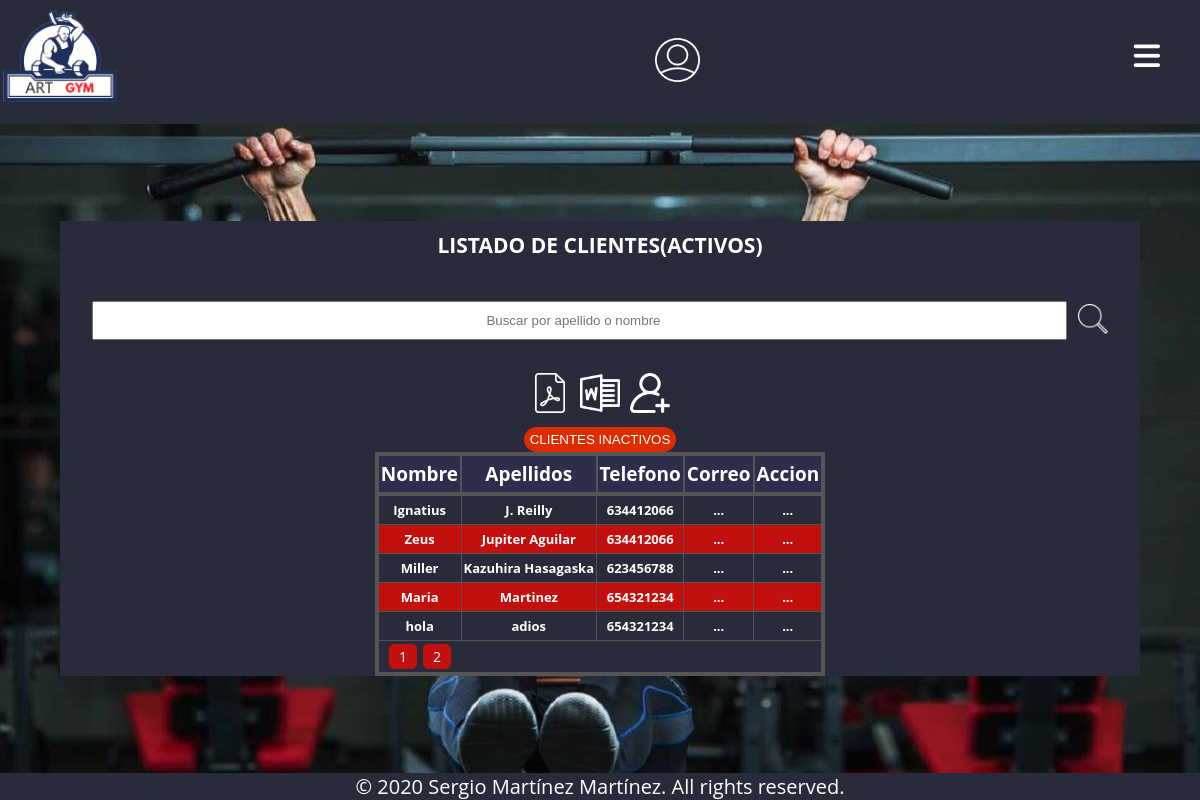
/clientes/verClientes.php, run on the app's committed database.
### tables this page shows
CREATE TABLE `clientes` (
  `CodigoCliente` int(10) NOT NULL,
  `Nombre` varchar(30) NOT NULL,
  `Apellidos` varchar(30) NOT NULL,
  `Domicilio` varchar(40) DEFAULT NULL,
  `Poblacion` varchar(20) NOT NULL,
  `CorreoElectronico` varchar(50) NOT NULL,
  `Telefono` int(9) NOT NULL,
  `Observaciones` text NOT NULL,
  `Peso` decimal(10,2) DEFAULT NULL,
  `Altura` decimal(10,2) NOT NULL,
  `MasaCorporal` int(11) NOT NULL,
  `Edad` int(3) NOT NULL,
  `ActividadFisica` varchar(30) NOT NULL,
  `Lesiones` text NOT NULL,
  `Activo` tinyint(1) NOT NULL
);

### BBDD/ClientesBBDD.php (the view, shortened to what this page needs)
    <?php
function verClientes($estado)
{
    $conexion = conectarUsuarios();
    $CantidadMostrar = 5;
    $compag = (int) (!isset($_GET['pag'])) ? 1 : $_GET['pag'];
    $TotalReg = $conexion->query("SELECT * FROM clientes");
    $TotalRegistro  = ceil($TotalReg->num_rows / $CantidadMostrar);
    $select_cliente = "SELECT * from clientes where Activo = $estado LIMIT " . (($compag - 1) * $CantidadMostrar) . ",$CantidadMostrar ";
    $resultado = $conexion->query($select_cliente);
    $contador = 0;
    while ($fila = $resultado->fetch_array()) {
        $contador++;
    ?>
        <div class="divTableRow">
            <div class="divTableCelda"><?php echo "${fila['Nombre']}"; ?></div>
            <div class="divTableCelda"><?php echo "${fila['Apellidos']}"; ?></div>
            <div class="divTableCelda"><?php echo "${fila['Telefono']}"; ?></div>
            <div class="divTableCelda">
                <label for="eChkUsuario<?php echo $contador ?>" class="tresbotones">...</label>
            </div>
            <div class="divTableCelda">
                <div class="boton">
                    <label for="eChkBotones<?php echo $contador ?>" class="tresbotones">...</label>
                </div>
            </div>
        </div>
    <?php
    }
    ?>
    <div class="paginas">
        <div class="botonesPaginas">
            <div class="links">
            <?php
            $Desde = $compag - (ceil($CantidadMostrar / 2) - 1);
            $Hasta = $compag + (ceil($CantidadMostrar / 2) - 1);
            $Desde = ($Desde < 1) ? 1 : $Desde;
            $Hasta = ($Hasta < $CantidadMostrar) ? $CantidadMostrar : $Hasta;
            for ($i = $Desde; $i <= $Hasta; $i++) {
                if ($i <= $TotalRegistro) {
                    if ($i == $compag) {
                        echo "<a href=\"?pag=" . $i . "\">" . $i . "</a>";
                    } else {
                        echo "<a href=\"?pag=" . $i . "\">" . $i . "</a>";
                    }
                }
            }
            ?>
            </div>
        </div>
    </div>
    <?php
}
    ?>

### css/estilos_xs.css (style rules this page uses)
:root { font-family: 'Open Sans', sans-serif; font-size: 14px; --color-oscuro: #292A3A; }
* { margin: 0; padding: 0; box-sizing: border-box; }
body { min-height: 100vh; height: 100vh; width: 100vw; display: grid; grid-template-areas: "header header" "main main" "footer footer"; grid-template-columns: auto 1fr auto; grid-template-rows: auto 1fr auto; }
html { min-height: 100%; }
a { text-decoration: none; color: white; }
.divTableRow { display: table-row; }
.divTableCelda, .divTableCabeza { display: table-cell; }
.divTable.cliente .divTableCelda, .divTable.cliente .divTableCabeza { border: 1px solid #555555; padding: 5px 2px; }
.divTable.cliente .divTableBody .divTableCelda { font-size: 13px; font-weight: bold; color: #FFFFFF; }
.divTable.cliente .divTableRow:nth-child(even) { background: rgb(196, 15, 15); }
.paginas { font-size: 14px; width: 100%; border-top: none; width: 100%; }
.paginas .botonesPaginas .links { text-align: center; width: 100%; }
.paginas .botonesPaginas .links a { display: inline-block; background: rgb(196, 15, 15); color: #FFFFFF; margin: 3px; padding: 3px 10px; border-radius: 5px; }

### css/estilos_lg.css (style rules this page uses)
.divTableCelda, .divTableCabeza { display: table-cell; width: 30%; }
.divTable.cliente .divTableBody .divTableCelda { font-size: 13px; font-weight: bold; color: #FFFFFF; padding: 20px; }
.divTableCelda label { display: none; }
.boton { display: flex; }

### data on the page
clientes: Nombre "Ignatius", Apellidos "J. Reilly", Telefono "634412066"
clientes: Nombre "Zeus", Apellidos "Jupiter Aguilar", Telefono "634412066"
clientes: Nombre "Miller", Apellidos "Kazuhira Hasagaska", Telefono "623456788"
clientes: Nombre "Maria", Apellidos "Martinez", Telefono "654321234"
clientes: Nombre "hola", Apellidos "adios", Telefono "654321234"
